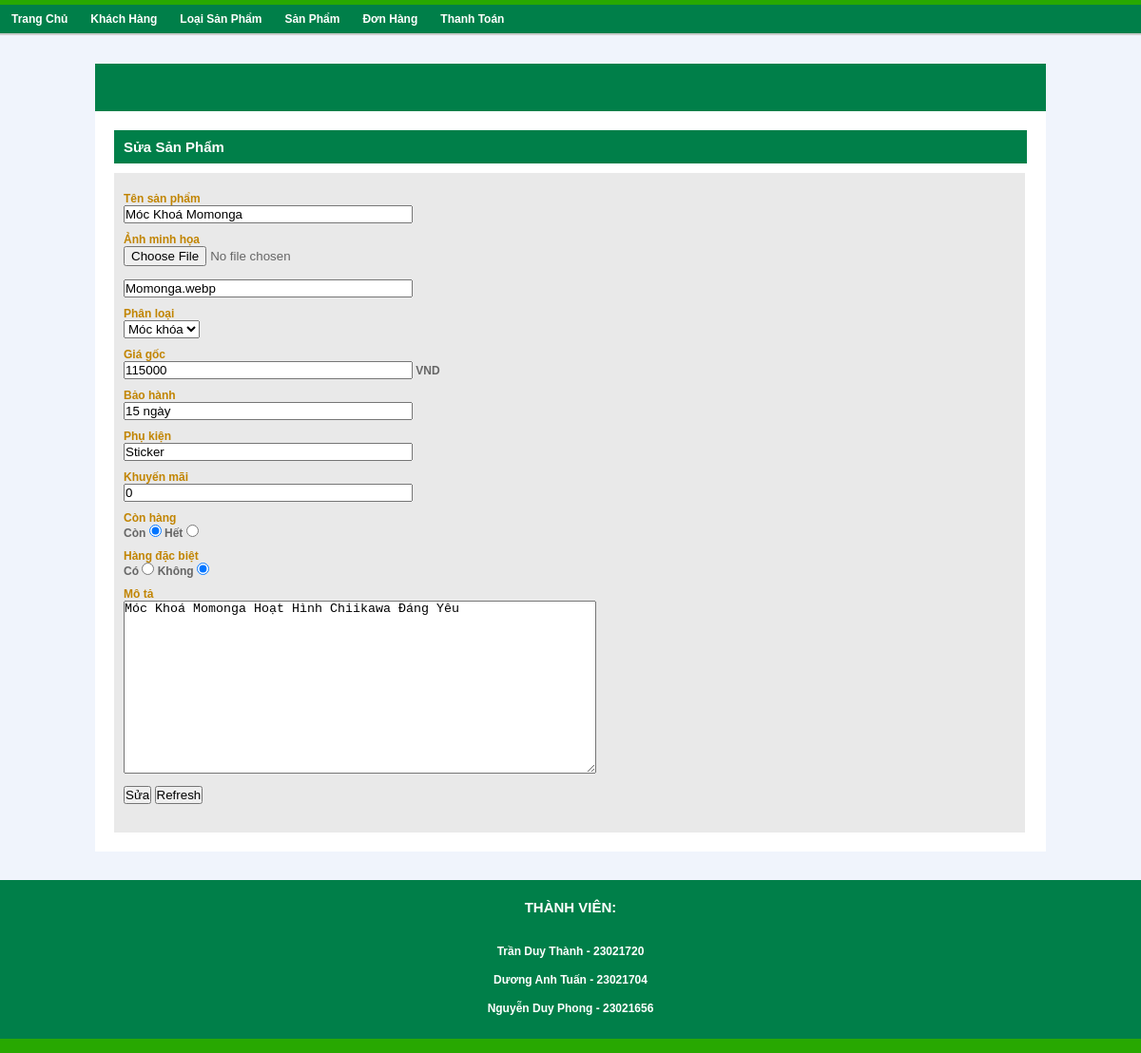
/admin/mainAdmin.php?page_layout=fixProduct&productId=1, run on the app's committed database.
### tables this page shows
CREATE TABLE `product` (
  `productId` int NOT NULL AUTO_INCREMENT,
  `productLineId` int NOT NULL,
  `productName` varchar(255) NOT NULL,
  `productImage` varchar(255) NOT NULL,
  `productPrice` int NOT NULL,
  `guarantee` varchar(255) NOT NULL,
  `accessory` varchar(255) NOT NULL,
  `promotion` int NOT NULL,
  `inStock` int NOT NULL,
  `special` int NOT NULL,
  `detail` longtext NOT NULL,
  PRIMARY KEY (`productId`),
  KEY `fk_product_productline1_idx` (`productLineId`),
  CONSTRAINT `fk_product_productline1` FOREIGN KEY (`productLineId`) REFERENCES `productline` (`productLineId`)
);

### admin/product/fixProduct.php (the view, shortened to what this page needs)
<?php
    $dbHost = 'localhost';
	$dbUsername = 'TFT';
	$dbPassword = 'Fongngu123';
	$dbName = 'web_csdl';
	$conn = mysqli_connect($dbHost,
						$dbUsername,
						$dbPassword,
						$dbName);
    $productId = $_GET['productId'];
    $sql = "SELECT * FROM product WHERE productId = $productId";
    $result = $conn->query($sql);
    if($result->num_rows > 0){
        while($arr = $result->fetch_assoc()){
?>
    <link rel="stylesheet" type="text/css" href="css/fixProduct.css"/>
    <h2>Sửa sản phẩm</h2>
    <div id="main">
        <form method="post" enctype="multipart/form-data">
        <table id="fix-prd" cellpadding="0" cellspacing="0">
            <tr>
                <td>
                    <label>Tên sản phẩm</label><br/>
                    <input type="text" name="productName" value="<?php if(isset($_POST['productName'])){echo $_POST['productName'];}else{echo $arr['productName'];}?>" />
                </td>
            </tr>
            <tr>
                <td>
                    <label>Ảnh minh họa</label><br/>
                    <input type="file" name="productImage1"/><br/><br/>
                    <input type="text" name="productImage2" value="<?php echo $arr['productImage'];?>"/>
                </td>
            </tr>
            <tr>
                <td><label>Phân loại</label><br/>
                    <select name="productLineId">
                        <?php
                            $sqlDm = "SELECT * FROM productLine";
                            $resultDm = $conn->query($sqlDm);
                            if($resultDm->num_rows > 0){
                                while($arrDm = $resultDm->fetch_assoc()){
                        ?>
                                    <option value="<?php echo $arrDm['productLineId']; ?>">
                                        <?php echo $arrDm['productLineName']; ?>
                                    </option>
                        <?php
                                }
                            }
                        ?>
                    </select>
                </td>
            </tr>
            <tr>
                <td>
                    <label>Giá gốc</label><br/>
                    <input type="text" name="productPrice" value="<?php if(isset($_POST['productPrice'])){echo $_POST['productPrice'];}else{echo $arr['productPrice'];}?>" /> VND
                </td>
            </tr>
            <tr>
                <td><label>Bảo hành</label><br/>
                <input type="text" name="guarantee" value="<?php  if(isset($_POST['guarantee'])){echo $_POST['guarantee'];}else{echo $arr['guarantee'];}?>" />
                </td>
            </tr>
            <tr>
                <td><label>Phụ kiện</label><br/>
                <input type="text" name="accessory" value="<?php if(isset($_POST['accessory'])){echo $_POST['accessory'];}else{echo $arr['accessory'];}?>" />
                </td>
            </tr>
            <tr>
                <td>
                    <label>Khuyến mãi</label><br/>
                    <input type="text" name="promotion" value="<?php if(isset($_POST['promotion'])){echo $_POST['promotion'];}else{echo $arr['promotion'];}?>" />
                </td>
            </tr>
            <tr>
                <td>
                    <label>Còn hàng</label><br/>
                    Còn <input type="radio" name="inStock" value=1 <?php if($arr['inStock']==1){echo 'checked';} ?>/>
                    Hết <input type="radio" name="inStock" value=0 <?php if($arr['inStock']==0){echo 'checked';} ?>/>
                </td>
            </tr>
            <tr>
                <td>
                    <label>Hàng đặc biệt</label><br/>
                    Có <input type="radio" name="special" value=1 <?php if($arr['special']==1){echo 'checked';} ?>/>
                    Không <input type="radio" name="special" value=0 <?php if($arr['special']==0){echo 'checked';} ?>/>
                </td>
            </tr>
            <tr>
                <td>
                    <label>Mô tả</label><br/>
                    <textarea cols="60" rows="12" name="detail"><?php if(isset($_POST['detail'])){echo $_POST['detail'];}else{echo $arr['detail'];}?>
                    </textarea>
                </td>
            </tr>
            <tr>
                <td>
                    <input type="submit" name="submit" value="Sửa"/>
                    <input type="reset" name="reset" value="Refresh">
                </td>
            </tr>
        </table>
        </form>
    </div>
<?php
    }
}
?>

### admin/css/mainAdmin.css (style rules this page uses)
* { margin: 0px; padding: 0px; }
html, body { margin: 0; padding: 0; height: 100%; display: flex; flex-direction: column; }
body { font-family: Verdana, Geneva, sans-serif; font-size: 12px; color: #666; background-color: #f0f4fc; }
#body h2 { width: 940px; height: 35px; line-height: 35px; font-family: Verdana, Geneva, sans-serif; font-size: 15px; font-weight: bold; color: #FFF; text-transform: capitalize; background: #007f49; padding: 0px 10px; }
#main { width: 938px; height: auto; font-weight: bold; background-color: #e9e9e9; padding: 20px 10px; margin-top: 10px; }

### admin/css/fixProduct.css (style rules this page uses)
table#fix-prd { width:938px; height:auto; }
table#fix-prd tr td { padding-bottom:10px; }
table#fix-prd tr td label { font-weight:bold; color:#c18400; }
table#fix-prd tr td input[type="text"] { width:300px; }

### data on the page
product: productName "Móc Khoá Momonga", productImage2 "Momonga.webp", productPrice "115000", guarantee "15 ngày", accessory "Sticker", promotion "0", inStock "☑", special "☑", detail "Móc Khoá Momonga Hoạt Hình Chiikawa Đáng Yêu"

### other printed values
form field productLineId "Móc khóa"
